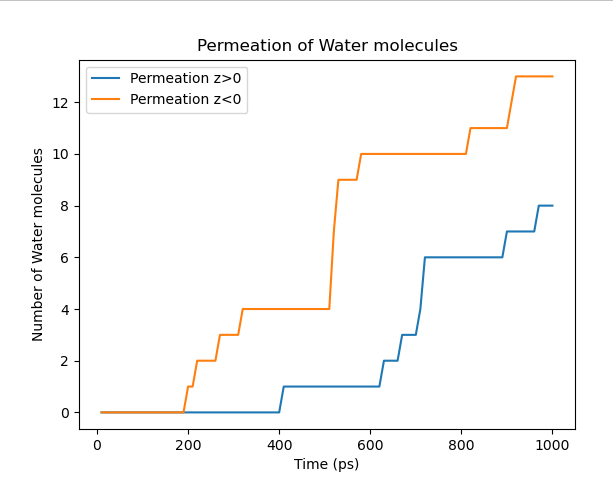

Reproduce this figure in Python.
# This script identifies water molecules that permeate through the
# nanotube layer

import MDAnalysis as mda
import numpy as np
import matplotlib.pyplot as plt

# --- region of crossing ---
upper_end = 6.754
lower_end = -6.754

# Start counting permeation events after this number of frames
skip_frame = 0
output_file = "permeation.dat"

# Load your trajectory (replace with your own files)
u = mda.Universe('./system.psf','./MDequil.dcd')
wat = u.select_atoms("name OH2")

seg_list = wat.segids  # Per-atom segid
resids = wat.resids    # Per-atom resid
num_atoms = len(wat)
labels = np.zeros(num_atoms, dtype=int)

num1 = 0  # +z direction count
num2 = 0  # -z direction count

# Each water molecule has a label, which has 5 possible values
#  2: Above the nanotube layer
# -2: Below the nanotube layer
#  1: Inside the nanotube layer, entering from upper surface
# -1: Inside the nanotube layer, entering from lower surface
#  0: Inside the nanotube layer from the beginning

# For every frame, the label of each water molecule is
# determined, and compared with its label in the previous frame.
# If the new label is +2 (or -2), while the old label is -1 (or +1),
# it means the water molecule has traversed the nanotube, thus a
# permeation event is reported and counted. If a water molecule
# is inside the nanotube layer in the current frame, its label
# will be determined by its old label.

print("Computing permeation events... (please wait)")

time=[]
permeation_pos=[]
permeation_neg=[]

with open(output_file, "w") as f:
    f.write("# frame +z -z \n")

    for ts in u.trajectory:
        z_coords = wat.positions[:, 2]
        old_labels = labels.copy()
        for i, z in enumerate(z_coords):
            old_label = old_labels[i]
            segname = seg_list[i]
            resid = resids[i]

            if z > upper_end:
                new_label = 2
                if old_label == -1:
                    print(f"{segname}:{resid} permeated through the nanotubes along +z direction at frame {ts.frame}")
                    if ts.frame >= skip_frame:
                        num1 += 1
            elif z < lower_end:
                new_label = -2
                if old_label == 1:
                    print(f"{segname}:{resid} permeated through the nanotubes along -z direction at frame {ts.frame}")
                    if ts.frame >= skip_frame:
                        num2 += 1
            elif abs(old_label) > 1:
                new_label = old_label // 2
            else:
                new_label = old_label

            labels[i] = new_label

        # accumulate data to plot
        time.append(ts.time)
        permeation_pos.append(num1)
        permeation_neg.append(num2)
        # Save data to file
        f.write(f"{round(ts.time)} {num1} {num2}\n")

# Summary
nf = len(u.trajectory) - skip_frame
if nf >= 0:
    print(f"\nThe total number of permeation events during {nf} frames in +z direction is: {num1}")
    print(f"The total number of permeation events during {nf} frames in -z direction is: {num2}")
else:
    print(f"The specified first frame ({skip_frame}) is larger than the total number of frames.")

print("Time evolution saved in a .dat file")

#Plot
plt.plot(time, permeation_pos, label='Permeation z>0')
plt.plot(time, permeation_neg, label='Permeation z<0')
plt.xlabel('Time (ps)')
plt.ylabel('Number of Water molecules')
plt.title('Permeation of Water molecules')
plt.legend()
plt.show()

#plot overall permeation (one direction minos opposite direction)
overall= [permeation_pos - permeation_neg for permeation_pos, permeation_neg in zip(permeation_pos, permeation_neg)]
plt.plot(time, overall, label='Overall permeation')
plt.xlabel('Time (ps)')
plt.ylabel('Number of Water molecules')
plt.title('Permeation of Water molecules')
plt.legend()
plt.show()
